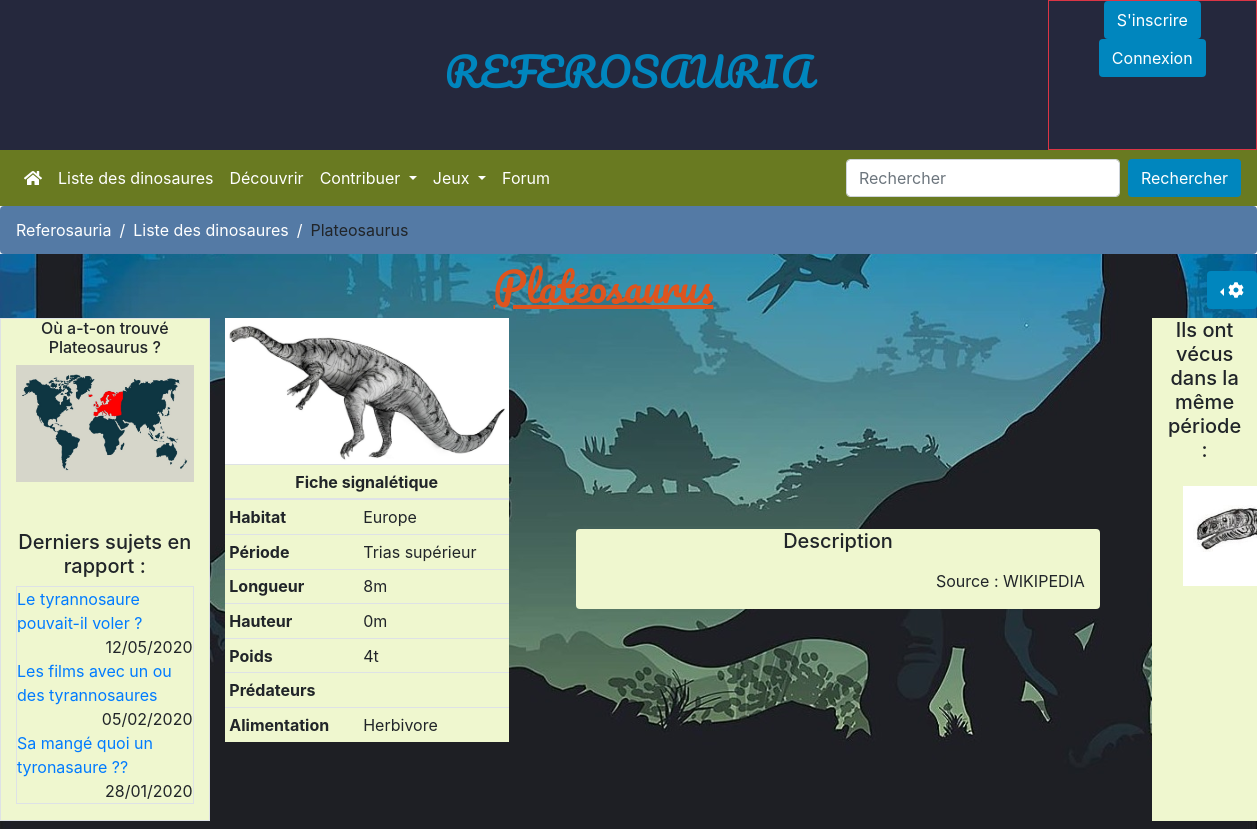
/views/creature.php?id=12, run on the app's committed database.
### tables this page shows
CREATE TABLE IF NOT EXISTS `r3f3r0_creatures` (
  `id` int(11) NOT NULL AUTO_INCREMENT,
  `name` varchar(255) NOT NULL,
  `addDate` date DEFAULT NULL,
  `miniImage` varchar(255) DEFAULT '../assets/img/miniImgDefault.png',
  `mainImage` varchar(255) NOT NULL,
  `detailImage` varchar(255) DEFAULT NULL,
  `description` text NOT NULL,
  `discovery` text DEFAULT NULL,
  `etymology` text DEFAULT NULL,
  `paleobiology` text DEFAULT NULL,
  `minWidth` float DEFAULT NULL,
  `maxWidth` float DEFAULT NULL,
  `minHeight` float DEFAULT NULL,
  `maxHeight` float DEFAULT NULL,
  `minWeight` float DEFAULT NULL,
  `maxWeight` float DEFAULT NULL,
  `predatory` varchar(50) DEFAULT 'Aucun',
  `id_r3f3r0_categories` int(11) DEFAULT NULL,
  `id_r3f3r0_period` int(11) DEFAULT NULL,
  `id_r3f3r0_discoverer` int(11) DEFAULT NULL,
  `id_r3f3r0_diet` int(11) DEFAULT NULL,
  `id_r3f3r0_environment` int(11) DEFAULT NULL,
  PRIMARY KEY (`id`),
  KEY `r3f3r0_creatures_r3f3r0_categories_FK` (`id_r3f3r0_categories`),
  KEY `r3f3r0_creatures_r3f3r0_period_FK` (`id_r3f3r0_period`) USING BTREE,
  KEY `	r3f3r0_creatures_r3f3r0_discoverer_FK` (`id_r3f3r0_discoverer`),
  KEY `	r3f3r0_creatures_r3f3r0_diet_FK` (`id_r3f3r0_diet`),
  KEY `r3f3r0_creatures_r3f3r0_environment_FK` (`id_r3f3r0_environment`) USING BTREE
);

CREATE TABLE IF NOT EXISTS `r3f3r0_environment` (
  `id` int(11) NOT NULL AUTO_INCREMENT,
  `name` varchar(255) NOT NULL,
  PRIMARY KEY (`id`)
);

CREATE TABLE IF NOT EXISTS `r3f3r0_period` (
  `id` int(11) NOT NULL AUTO_INCREMENT,
  `name` varchar(55) DEFAULT NULL,
  PRIMARY KEY (`id`)
);

CREATE TABLE IF NOT EXISTS `r3f3r0_diet` (
  `id` int(11) NOT NULL AUTO_INCREMENT,
  `name` varchar(55) DEFAULT NULL,
  PRIMARY KEY (`id`)
);

### models/database.php (called while the page is built, shortened)
<?php
class database {
    private static $instance = NULL;
    public function __construct() {
        try {
            $this->db = new PDO('mysql:host=localhost;dbname=referosauria;charset=utf8', 'root', '');
        } catch (Exception $error) {
            die($error->getMessage());
        }
    }
    public static function getInstance() {
        if (is_null(self::$instance)) {
            self::$instance = new database();
        }
        return self::$instance->db;
    }
}
?>

### models/creatureModel.php (called while the page is built, shortened)
<?php
class creature
{
    public $id = 0;
    public $period = 0;
    private $db = NULL;
    public function __construct() {
        $this->db = database::getInstance();
        $this->db->setAttribute(PDO::ATTR_ERRMODE,PDO::ERRMODE_EXCEPTION);
    }
    public function getSingleDinoInfo(){
        $creatureQuery = $this->db->prepare(
            'SELECT
                `crea`.`id`
                , `crea`.`name`
                , `crea`.`mainImage`
                , `crea`.`detailImage`
                , `crea`.`description`
                , `crea`.`discovery`
                , `crea`.`etymology`
                , `crea`.`paleobiology`
                , `crea`.`minWidth`
                , `crea`.`maxWidth`
                , `crea`.`minHeight`
                , `crea`.`maxHeight`
                , `crea`.`minWeight`
                , `crea`.`maxWeight`
                , `crea`.`predatory`
                , `crea`.`id_r3f3r0_categories`
                , `crea`.`id_r3f3r0_period` AS `period`
                , `crea`.`id_r3f3r0_discoverer`
                , `crea`.`id_r3f3r0_diet` AS `diet`
                ,`perTab`.`id` AS `perId`
                ,`perTab`.`name` AS `perName`
                ,`dietTab`.`id` AS `dietId`
                ,`dietTab`.`name` AS `dietName`
                ,`envTab`.`id` AS `envId`
                ,`envTab`.`name` AS `envName`
            FROM
                `r3f3r0_creatures` AS `crea`
            INNER JOIN `r3f3r0_period` AS `perTab` ON `crea`.`id_r3f3r0_period` = `perTab`.`id`
            INNER JOIN `r3f3r0_diet` AS `dietTab` ON `crea`.`id_r3f3r0_diet` = `dietTab`.`id`
            INNER JOIN `r3f3r0_environment` AS `envTab` ON `crea`.`id_r3f3r0_environment` = `envTab`.`id`
            WHERE
                `crea`.`id` = :id
            ');
            $creatureQuery->bindvalue(':id', $this->id, PDO::PARAM_INT);
            $creatureQuery->execute();
            return $creatureQuery->fetch(PDO::FETCH_OBJ);
    }
    public function getCreaEnvironments(){
        $envQuery = $this->db->query(
            'SELECT
                `id`
                ,`name`
            FROM
                `r3f3r0_environment`
        ');
        return $envQuery->fetchAll(PDO::FETCH_OBJ);
    }
    public function getCreaturesByPeriod(){
        $creaturesByPeriodQuery = $this->db->prepare(
            'SELECT
                `id`
                , `miniImage`
            FROM
                `r3f3r0_creatures`
            WHERE
                `id_r3f3r0_period` = :period
            ORDER BY RAND ()
            LIMIT 3
        ');
        $creaturesByPeriodQuery->bindValue(':period', $this->period, PDO::PARAM_STR);
        $creaturesByPeriodQuery->execute();
        return $creaturesByPeriodQuery->fetchAll(PDO::FETCH_OBJ);
    }
}

### controllers/creatureController.php (called while the page is built, shortened)
<?php
    $creature = new creature();
    $showEnvironments = $creature->getCreaEnvironments();
    if(!empty($_GET['id'])){
        $creature->id = htmlspecialchars($_GET['id']);
        $showCreatureInfo = $creature->getSingleDinoInfo();
        $creature->period = $showCreatureInfo->period;
        $showCreaturesByPeriod = $creature->getCreaturesByPeriod();
    }else{
       header('Location: dinoList.php');
       exit;
    }
    foreach ($showEnvironments as $env) {
        if($showCreatureInfo->envId == $env->id){
            $areaMap =  $env->id;
        }
    }

### views/creature.php (the view, shortened to what this page needs)
<?php
include '../models/database.php';
include '../models/creatureModel.php';
include '../controllers/creatureController.php';
include 'parts/header.php';
include '../controllers/breadcrumb.php';
?>
<section class="container-fluid my-2">
        <div class="row">
            <h1 class="text-center creaName col"><u><?= $showCreatureInfo->name ?></u></h1>
            <div class="dropdown dropleft float-left my-auto">
                <button class="btn dropdown-toggle" type="button" id="dropdownMenuButton" data-toggle="dropdown" aria-haspopup="true" aria-expanded="false"><i class="fas fa-cog"></i></button>
            </div>
        </div>
        <div class="row">
            <div class="col-md-2 text-center border divBackColor">
                <p class="h6 text-center">Où a-t-on trouvé <?= $showCreatureInfo->name ?> ?</p>
                <img src="<?= '../assets/img/local/' . $areaMap . '.jpg' ?>" class="img-fluid" />
                <p class="h5 mt-5">Derniers sujets en rapport :</p>
                <ul class="border" id="recentPostList">
                    <li><a href="#">Le tyrannosaure pouvait-il voler ?</a></li>
                    <li>12/05/2020</li>
                    <li><a href="#">Les films avec un ou des tyrannosaures</a></li>
                    <li>05/02/2020</li>
                    <li><a href="#">Sa mangé quoi un tyronasaure ??</a></li>
                    <li>28/01/2020</li>
                </ul>
            </div>
            <div class="col-3">
                <div class="row">
                    <div class="col-md-12 m-auto">
                        <img class="img-fluid" src="../<?= $showCreatureInfo->mainImage ?>" />
                    </div>
                    <div class="col-md-12">
                        <table class="table table-sm divBackColor">
                            <thead>
                                <th colspan="2" class="text-center">Fiche signalétique</th>
                            </thead>
                            <tbody>
                                <tr>
                                    <th scope="row">Habitat</th>
                                    <td><?= $showCreatureInfo->envName ?></td>
                                </tr>
                                <tr>
                                    <th scope="row">Période</th>
                                    <td><?= $showCreatureInfo->perName ?></td>
                                </tr>
                                <tr>
                                    <th scope="row">Longueur</th>
                                    <td><?= $showCreatureInfo->minWidth ?>m<?= isset($showCreatureInfo->maxWidth) ? '  à  ' .$showCreatureInfo->maxWidth . 'm': '' ?></td>
                                </tr>
                                <tr>
                                    <th scope="row">Hauteur</th>
                                    <td><?= $showCreatureInfo->minHeight ?>m<?= isset($showCreatureInfo->maxHeight) ? '  à  ' .$showCreatureInfo->maxHeight . 'm': '' ?></td>
                                </tr>
                                <tr>
                                    <th scope="row">Poids</th>
                                    <td><?= $showCreatureInfo->minWeight ?>t<?= isset($showCreatureInfo->maxWeight) ? '  à  ' .$showCreatureInfo->maxWeight . 't': '' ?></td>
                                </tr>
                                <tr>
                                    <th scope="row">Prédateurs</th>
                                    <td><?= $showCreatureInfo->predatory ?></td>
                                </tr>
                                <tr>
                                    <th scope="row">Alimentation</th>
                                    <td><?= $showCreatureInfo->dietName ?></td>
                                </tr>
                            </tbody>
                        </table>
                    </div>
                </div>
            </div>
            <div class="col-md-5 m-auto divBackColor rounded">
                <p class="h5 text-center">Description</p>
                <p class="text-right">Source : WIKIPEDIA</p>
            </div>
            <div class="col-md-1 text-center divBackColor">
                <p class="h5 text-center">Ils ont vécus dans la même période :</p>
                <?php foreach($showCreaturesByPeriod as $crea){ ?>
                    <div><a href="creature.php?id=<?= $crea->id ?>"><img src="<?= $crea->miniImage ?>" width="100px" height="100px"  class="m-3" /></a></div>
                <?php } ?>
            </div>
        </div>
</section>
<?php include 'parts/footer.php' ?>

### assets/css/style.css (style rules this page uses)
* { margin: 0; padding: 0; }
body { background-image: url('../img/bg.jpg'); background-position: top center; background-attachment:scroll; background-size: cover; }
.btn { background-color : #0086BE !important; color : white !important; }
.creaName { color : #DE541E; font-family: 'Pacifico', cursive; }
.divBackColor { background-color: #EFF7CF; }
#recentPostList li { list-style: none; }
#recentPostList li:nth-child(odd) { text-align: left; }
#recentPostList li:nth-child(even) { text-align: right; }

### data on the page
r3f3r0_creatures: name "Plateosaurus", mainImage (picture), id_r3f3r0_environment.name "Europe", id_r3f3r0_period.name "Trias supérieur", minWidth "8", minHeight "0", minWeight "4", id_r3f3r0_diet.name "Herbivore", miniImage (picture)

### other printed values
$name "Referosauria"
$name "Liste des dinosaures"
$name "Plateosaurus"
